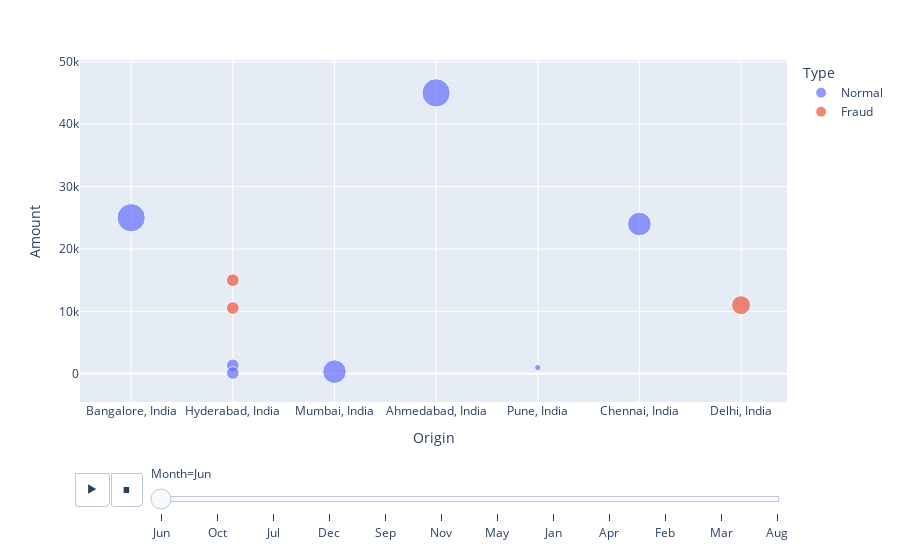

Source (notebook cell):
### Code cell
# P - Scatter + bubbles
import plotly.express as px


fig = px.scatter(DB, DB['Origin'],DB['Amount'], color=DB['Type'],size=DB['Limit'],animation_frame=DB['Month'])
fig.show()

### Figure 1 — Plotly figure (JSON) as saved in the notebook; plotly's stock layout.template omitted (floating-point values rounded to 4 significant figures)
{"data": [{"hovertemplate": "Type=Normal<br>Month=Jun<br>Origin=%{x}<br>Amount=%{y}<br>Limit=%{marker.size}<extra></extra>", "legendgroup": "Normal", "marker": {"color": "#636efa", "size": [500000, 100000, 100000, 350000, 500000, 25000, 350000], "sizemode": "area", "sizeref": 1250, "symbol": "circle"}, "mode": "markers", "name": "Normal", "showlegend": true, "type": "scatter", "x": ["Bangalore, India", "Hyderabad, India", "Hyderabad, India", "Mumbai, India", "Ahmedabad, India", "Pune, India", "Chennai, India"], "xaxis": "x", "y": [25000, 1356, 140, 345, 45000, 987, 24000], "yaxis": "y"}, {"hovertemplate": "Type=Fraud<br>Month=Jun<br>Origin=%{x}<br>Amount=%{y}<br>Limit=%{marker.size}<extra></extra>", "legendgroup": "Fraud", "marker": {"color": "#EF553B", "size": [100000, 100000, 225000], "sizemode": "area", "sizeref": 1250, "symbol": "circle"}, "mode": "markers", "name": "Fraud", "showlegend": true, "type": "scatter", "x": ["Hyderabad, India", "Hyderabad, India", "Delhi, India"], "xaxis": "x", "y": [15000, 10543, 11000], "yaxis": "y"}], "layout": {"legend": {"itemsizing": "constant", "title": {"text": "Type"}, "tracegroupgap": 0}, "margin": {"t": 60}, "sliders": [{"active": 0, "currentvalue": {"prefix": "Month="}, "len": 0.9, "pad": {"b": 10, "t": 60}, "steps": [{"args": [["Jun"], {"frame": {"duration": 0, "redraw": false}, "fromcurrent": true, "mode": "immediate", "transition": {"duration": 0, "easing": "linear"}}], "label": "Jun", "method": "animate"}, {"args": [["Oct"], {"frame": {"duration": 0, "redraw": false}, "fromcurrent": true, "mode": "immediate", "transition": {"duration": 0, "easing": "linear"}}], "label": "Oct", "method": "animate"}, {"args": [["Jul"], {"frame": {"duration": 0, "redraw": false}, "fromcurrent": true, "mode": "immediate", "transition": {"duration": 0, "easing": "linear"}}], "label": "Jul", "method": "animate"}, {"args": [["Dec"], {"frame": {"duration": 0, "redraw": false}, "fromcurrent": true, "mode": "immediate", "transition": {"duration": 0, "easing": "linear"}}], "label": "Dec", "method": "animate"}, {"args": [["Sep"], {"frame": {"duration": 0, "redraw": false}, "fromcurrent": true, "mode": "immediate", "transition": {"duration": 0, "easing": "linear"}}], "label": "Sep", "method": "animate"}, {"args": [["Nov"], {"frame": {"duration": 0, "redraw": false}, "fromcurrent": true, "mode": "immediate", "transition": {"duration": 0, "easing": "linear"}}], "label": "Nov", "method": "animate"}, {"args": [["May"], {"frame": {"duration": 0, "redraw": false}, "fromcurrent": true, "mode": "immediate", "transition": {"duration": 0, "easing": "linear"}}], "label": "May", "method": "animate"}, {"args": [["Jan"], {"frame": {"duration": 0, "redraw": false}, "fromcurrent": true, "mode": "immediate", "transition": {"duration": 0, "easing": "linear"}}], "label": "Jan", "method": "animate"}, {"args": [["Apr"], {"frame": {"duration": 0, "redraw": false}, "fromcurrent": true, "mode": "immediate", "transition": {"duration": 0, "easing": "linear"}}], "label": "Apr", "method": "animate"}, {"args": [["Feb"], {"frame": {"duration": 0, "redraw": false}, "fromcurrent": true, "mode": "immediate", "transition": {"duration": 0, "easing": "linear"}}], "label": "Feb", "method": "animate"}, {"args": [["Mar"], {"frame": {"duration": 0, "redraw": false}, "fromcurrent": true, "mode": "immediate", "transition": {"duration": 0, "easing": "linear"}}], "label": "Mar", "method": "animate"}, {"args": [["Aug"], {"frame": {"duration": 0, "redraw": false}, "fromcurrent": true, "mode": "immediate", "transition": {"duration": 0, "easing": "linear"}}], "label": "Aug", "method": "animate"}], "x": 0.1, "xanchor": "left", "y": 0, "yanchor": "top"}], "updatemenus": [{"buttons": [{"args": [null, {"frame": {"duration": 500, "redraw": false}, "fromcurrent": true, "mode": "immediate", "transition": {"duration": 500, "easing": "linear"}}], "label": "&#9654;", "method": "animate"}, {"args": [[null], {"frame": {"duration": 0, "redraw": false}, "fromcurrent": true, "mode": "immediate", "transition": {"duration": 0, "easing": "linear"}}], "label": "&#9724;", "method": "animate"}], "direction": "left", "pad": {"r": 10, "t": 70}, "showactive": false, "type": "buttons", "x": 0.1, "xanchor": "right", "y": 0, "yanchor": "top"}], "xaxis": {"anchor": "y", "domain": [0, 1], "title": {"text": "Origin"}}, "yaxis": {"anchor": "x", "domain": [0, 1], "title": {"text": "Amount"}}}}
